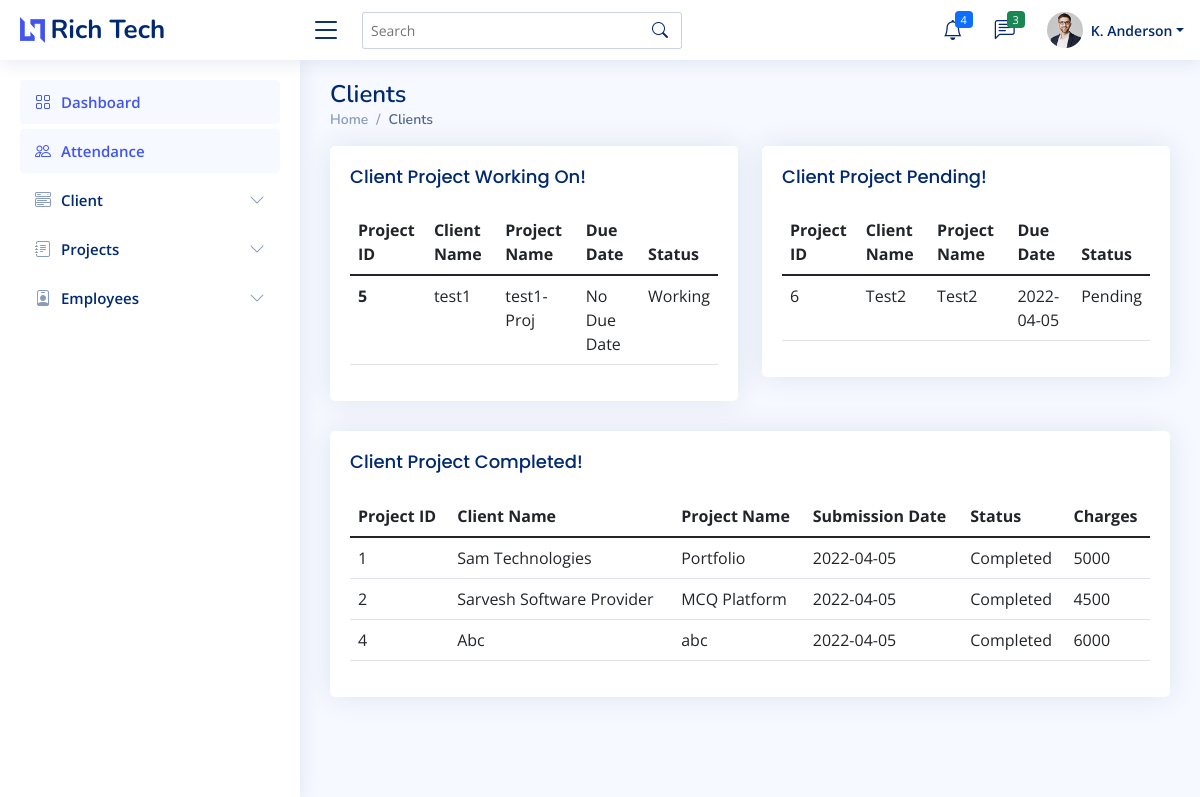
The app's page /admin/view_cli.php (signed in) with its own data.
### tables this page shows
CREATE TABLE `clientt` (
  `Id` int(7) NOT NULL,
  `cname` varchar(255) NOT NULL,
  `pname` varchar(255) NOT NULL,
  `mobile` varchar(255) NOT NULL,
  `email` varchar(255) NOT NULL,
  `aaddress` varchar(10000) NOT NULL,
  `pdate` datetime NOT NULL,
  `ddate` datetime NOT NULL,
  `descrip` longtext NOT NULL,
  `pstatus` varchar(20) NOT NULL,
  `cdate` datetime(6) DEFAULT NULL,
  `charges` int(7) NOT NULL
);

### admin/view_cli.php (the view, shortened to what this page needs)
<?php
    if ($_SESSION['role']=="admin"){
?>
<!DOCTYPE html>
<html lang="en">
<head>
  <link href="../assets/vendor/bootstrap/css/bootstrap.min.css" rel="stylesheet">
  <link href="../assets/vendor/bootstrap-icons/bootstrap-icons.css" rel="stylesheet">
  <link href="../assets/vendor/boxicons/css/boxicons.min.css" rel="stylesheet">
  <link href="../assets/vendor/quill/quill.snow.css" rel="stylesheet">
  <link href="../assets/vendor/quill/quill.bubble.css" rel="stylesheet">
  <link href="../assets/vendor/remixicon/remixicon.css" rel="stylesheet">
  <link href="../assets/vendor/simple-datatables/style.css" rel="stylesheet">
  <link href="../assets/css/style.css" rel="stylesheet">
</head>
<body>
  <?php include 'imports/nav-admin.php'; ?>
  <main id="main" class="main">
    <div class="pagetitle">
      <h1>Clients</h1>
      <nav>
        <ol class="breadcrumb">
          <li class="breadcrumb-item"><a href="index.php">Home</a></li>
          <li class="breadcrumb-item active">Clients</li>
        </ol>
      </nav>
    </div>
    <section class="section dashboard">
        <div class="row">
            <div class="col-md-6">
                <div class="card">
                <div class="card-body">
                <h5 class="card-title">Client Project Working On!</h5>
                <?php
                include '../imports/config.php';
                $conn=mysqli_connect($server_name,$username,$password,$database_name);
                $sql_query = "SELECT * from clientt where pstatus='Working'";
                $records = mysqli_query($conn, $sql_query);
                echo '<div class="table-responsive">';
                echo '<table class="table table-hover">';
                    echo '<thead class="thead-dark">';
                        echo '<tr>';
                        echo '<th scope="col">Project ID</th>';
                        echo '<th scope="col">Client Name</th>';
                        echo '<th scope="col">Project Name</th>';
                        echo '<th scope="col">Due Date</th>';
                        echo '<th scope="col">Status</th>';
                        echo '</tr>';
                    echo '</thead>';
                    echo '<tbody>';
                    while($data = mysqli_fetch_array($records)){
                        $n=$data['Id'];
                        $cname=$data['cname'];
                        $pname=$data['pname'];
                        $ddate=$data['ddate'];
                        $status=$data['pstatus'];
                        if($ddate=="0000-00-00 00:00:00"){
                            $ddate="No Due Date";
                        }else{
                            $array1 = explode(' ', $ddate);
                            $ddate = $array1[0];
                        }
                        echo '<tr>
                            <th scope="row">'.$n.'</th>
                            <td>'.$cname.'</td>
                            <td>'.$pname.'</td>
                            <td>'.$ddate.'</td>
                            <td>'.$status.'</td>
                            </tr>';
                    }
                    echo '</tbody>
                    </table>';
                echo '</div>';
                ?>
                </div>
            </div>
            </div>
            <div class="col-md-6">
            <div class="card">
                <div class="card-body">
                <h5 class="card-title">Client Project Pending!</h5>
                <?php
                include '../imports/config.php';
                $conn=mysqli_connect($server_name,$username,$password,$database_name);
                $sql_query = "SELECT * from clientt where pstatus='Pending'";
                $records = mysqli_query($conn, $sql_query);
                echo '<div class="table-responsive">';
                echo '<table class="table table-hover">';
                    echo '<thead class="thead-dark">';
                        echo '<tr>';
                        echo '<th scope="col">Project ID</th>';
                        echo '<th scope="col">Client Name</th>';
                        echo '<th scope="col">Project Name</th>';
                        echo '<th scope="col">Due Date</th>';
                        echo '<th scope="col">Status</th>';
                        echo '</tr>';
                    echo '</thead>';
                    echo '<tbody>';
                    while($data = mysqli_fetch_array($records)){
                        $n=$data['Id'];
                        $cname=$data['cname'];
                        $pname=$data['pname'];
                        $ddate=$data['ddate'];
                        $status=$data['pstatus'];
                        if($ddate=="0000-00-00 00:00:00"){
                            $ddate="No Due Date";
                        }else{
                            $array1 = explode(' ', $ddate);
                            $ddate = $array1[0];
                        }
                        echo '<tr>
                                <td>'.$n.'</td>
                                <td>'.$cname.'</td>
                                <td>'.$pname.'</td>
                                <td>'.$ddate.'</td>
                                <td>'.$status.'</td>
                                </tr>';
                    }
                    echo '</tbody>
                    </table>';
                echo '</div>';
                ?>
                </div>
            </div>
            </div>
        </div>
        <div class="row">
            <div class="col-md-12">
                <div class="card">
                <div class="card-body">
                <h5 class="card-title">Client Project Completed!</h5>
                <?php
                include '../imports/config.php';
                $conn=mysqli_connect($server_name,$username,$password,$database_name);
                $sql_query = "SELECT * from clientt where pstatus='Completed'";
                $records = mysqli_query($conn, $sql_query);
                echo '<div class="table-responsive">';
                echo '<table class="table table-hover">';
                    echo '<thead class="thead-dark">';
                        echo '<tr>';
                        echo '<th scope="col">Project ID</th>';
                        echo '<th scope="col">Client Name</th>';
                        echo '<th scope="col">Project Name</th>';
                        echo '<th scope="col">Submission Date</th>';
                        echo '<th scope="col">Status</th>';
                        echo '<th scope="col">Charges</th>';
                        echo '</tr>';
                    echo '</thead>';
                    echo '<tbody>';
                    while($data = mysqli_fetch_array($records)){
                        $n=$data['Id'];
                        $cname=$data['cname'];
                        $pname=$data['pname'];
                        $status=$data['pstatus'];
                        $charges=$data['charges'];
                        if($ddate=="0000-00-00 00:00:00"){
                            $ddate="No Due Date";
                        }else{
                            $array1 = explode(' ', $ddate);
                            $ddate = $array1[0];
                        }
                        echo '<tr>
                            <td>'.$n.'</td>
                            <td>'.$cname.'</td>
                            <td>'.$pname.'</td>
                            <td>'.$ddate.'</td>
                            <td>'.$status.'</td>
                            <td>'.$charges.'</td>
                            </tr>';
                    }
                    echo '</tbody>
                    </table>';
                echo '</div>';
                ?>
                </div>
            </div>
            </div>
        </div>
    </section>
  </main>
</body>
</html>
<?php
        }
        else{
            ob_start();
            header('Location: '.'../index.php');
            ob_end_flush();
            die();
        }
    ?>

### assets/css/style.css (style rules this page uses)
:root { scroll-behavior: smooth; }
body { font-family: "Open Sans", sans-serif; background: #f6f9ff; color: #444444; }
a { color: #4154f1; text-decoration: none; }
h1, h2, h3, h4, h5, h6 { font-family: "Nunito", sans-serif; }
#main { margin-top: 60px; padding: 20px 30px; transition: all 0.3s; }
.pagetitle { margin-bottom: 10px; }
.pagetitle h1 { font-size: 24px; margin-bottom: 0; font-weight: 600; color: #012970; }
.card { margin-bottom: 30px; border: none; border-radius: 5px; box-shadow: 0px 0 30px rgba(1, 41, 112, 0.1); }
.card-title { padding: 20px 0 15px 0; font-size: 18px; font-weight: 500; color: #012970; font-family: "Poppins", sans-serif; }
.card-body { padding: 0 20px 20px 20px; }
.breadcrumb { font-size: 14px; font-family: "Nunito", sans-serif; color: #899bbd; font-weight: 600; }
.breadcrumb a { color: #899bbd; transition: 0.3s; }
.breadcrumb .breadcrumb-item::before { color: #899bbd; }
.breadcrumb .active { color: #51678f; font-weight: 600; }
@media (min-width: 1200px) { #main, #footer { margin-left: 300px; } }

### records on screen
clientt: Id "5", cname "test1", pname "test1-Proj", ddate "No Due Date", pstatus "Working"
clientt: Id "6", cname "Test2", pname "Test2", ddate "2022-04-05", pstatus "Pending"
clientt: Id "1", cname "Sam Technologies", pname "Portfolio", pstatus "Completed", charges "5000"
clientt: Id "2", cname "Sarvesh Software Provider", pname "MCQ Platform", pstatus "Completed", charges "4500"
clientt: Id "4", cname "Abc", pname "abc", pstatus "Completed", charges "6000"
